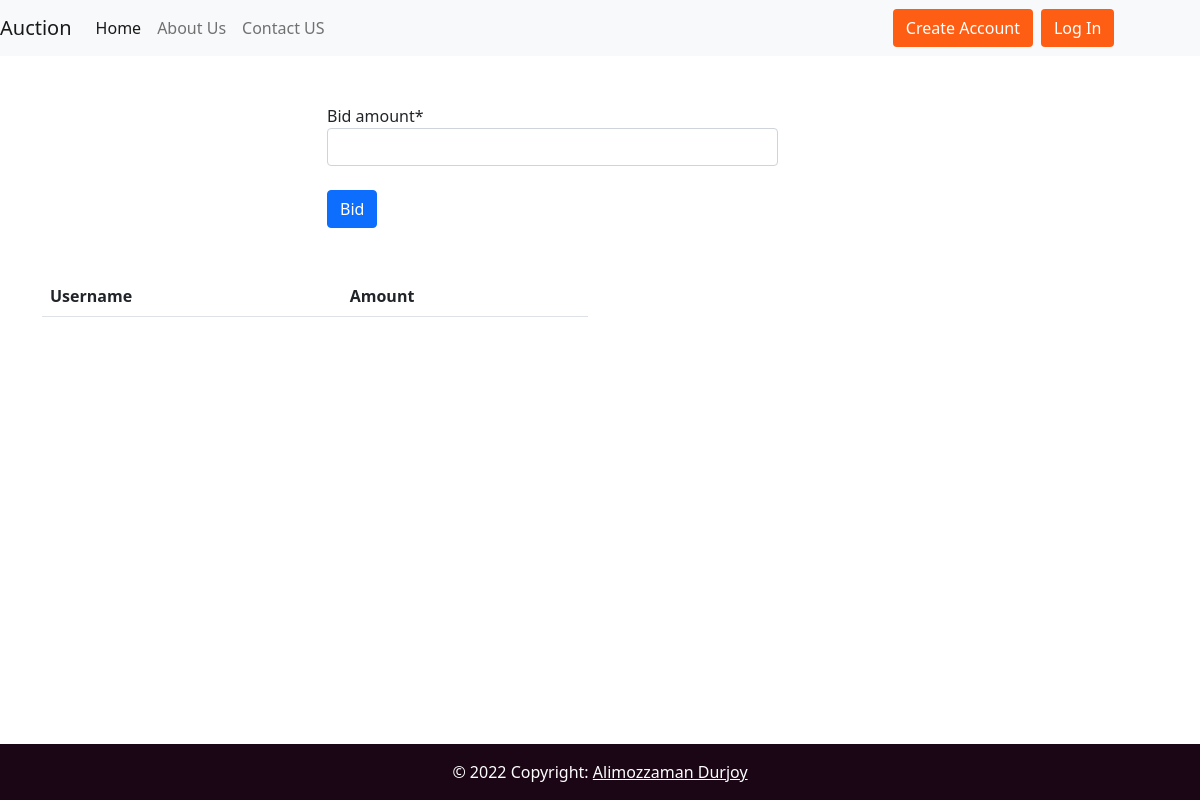
The page /bidamount/2/ on the database as committed earlier.
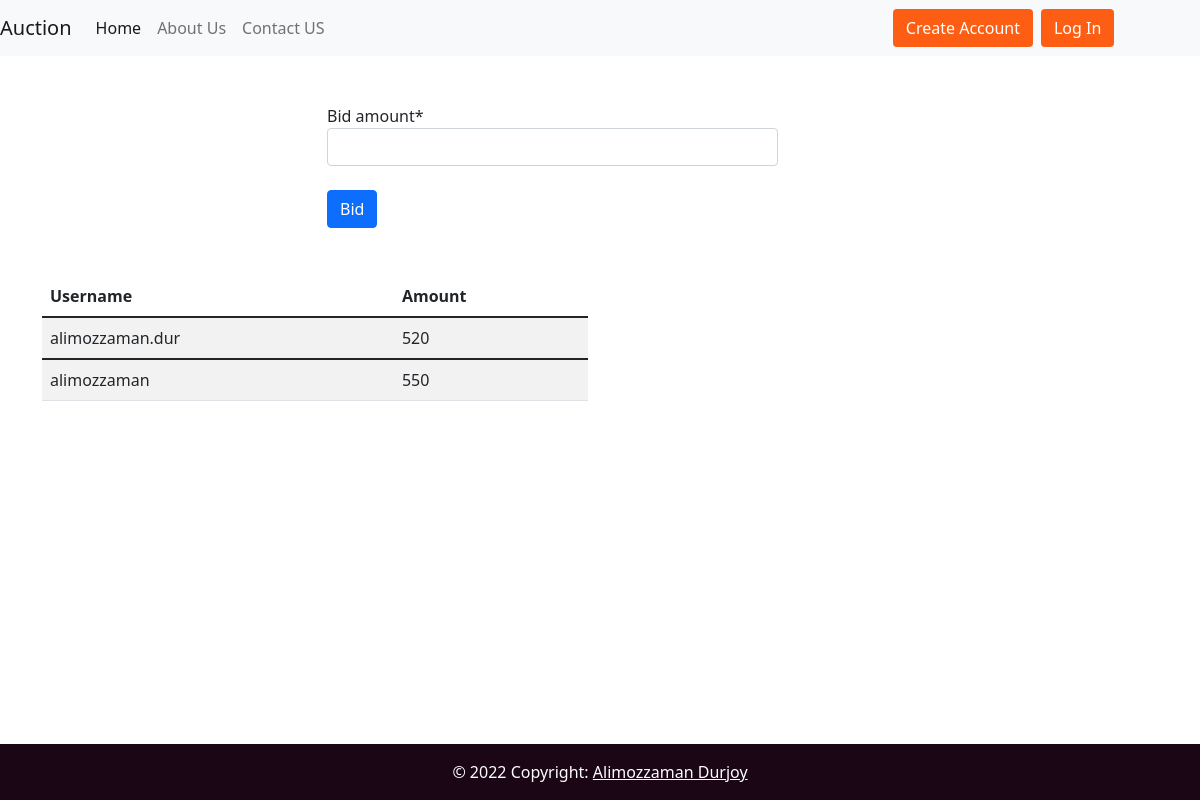
The same page on the database as committed later.
### app/models.py (models this page shows, shortened)
class Bid(models.Model):
  product = models.ForeignKey(Product,on_delete=models.CASCADE)
  user = models.ForeignKey(Customer,on_delete=models.CASCADE)
  bid_amount = models.CharField(max_length=20)

class Customer(models.Model):
  user = models.ForeignKey(User, on_delete=models.CASCADE)
  name = models.CharField(max_length=100,null=True,blank=True)
  email =models.EmailField(max_length=100)
  location = models.CharField(max_length=100,null=True,blank=True)

class User(AbstractUser):
  is_customer = models.BooleanField(default=False)

### app/views.py (the view)
# urls.py: path('bidamount/<int:pk>/', views.bidamountform, name="bidamount"),
def bidamountform(request,pk):
  url=request.META.get('HTTP_REFERER')
  bid=Bid.objects.filter(product=pk)
  if request.method == 'POST':
    form = Bidamount(request.POST)
    if form.is_valid():
      instance=form.instance.product = Product.objects.get(pk=pk)
      instance = form.save(commit=False)
      form.instance.user = Customer.objects.get(user_id=request.user.id)
      instance.save()
      return redirect(url)
  else:
    form = Bidamount()
  return render(request,'app/bidamount.html',{'form':form,'bid':bid})

### app/form.py
class Bidamount(forms.ModelForm):
  class Meta:
    model = Bid
    fields=['bid_amount']

### app/templates/app/bidamount.html (shortened to what this page needs)
{% extends 'app/base.html' %}
{% load static %}
{% load crispy_forms_tags %}
{% block main-content %}
<div class="container my-5">
  <div class="row">
    <div class="col-md-3"></div>
    <div class="col-md-5">
      <form action="" method="POST" novalidate>
        {{ form | crispy }}
        <br>
        <input type="submit" value="Bid" class="btn btn-primary">
      </form>
    </div>
  </div>
</div>
<div class="container my-5">
  <div class="row">
    <div class="col-md-6 table-responsive">
      <table class="table table-striped">
        <thead>
          <tr>
            <th scope="col">Username</th>
            <th scope="col">Amount</th>
          </tr>
        </thead>
        {% for b in bid %}
        <tbody>
          <td>{{b.user.user.username}}</td>
          <td>{{b.bid_amount}}</td>
        </tbody>
        {% endfor %}
      </table>
    </div>
  </div>
</div>
{% endblock main-content %}

Rows that differ between the two databases and show on the page:
added Bid: user.user.username "alimozzaman.dur", bid_amount "520"
added Bid: user.user.username "alimozzaman", bid_amount "550"
